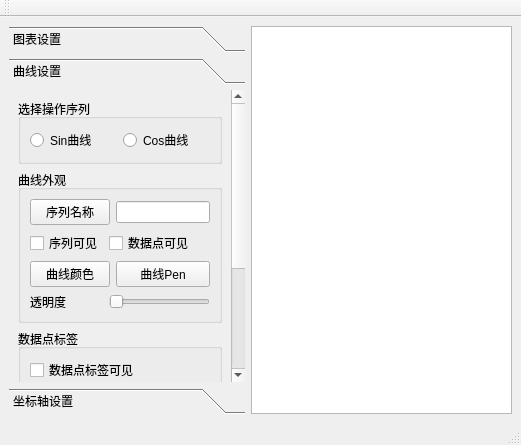
<?xml version="1.0" encoding="UTF-8"?>
<ui version="4.0">
 <class>MainWindow</class>
 <widget class="QMainWindow" name="MainWindow">
  <property name="geometry">
   <rect>
    <x>0</x>
    <y>0</y>
    <width>521</width>
    <height>445</height>
   </rect>
  </property>
  <property name="windowTitle">
   <string>MainWindow</string>
  </property>
  <widget class="QWidget" name="centralwidget">
   <layout class="QHBoxLayout" name="horizontalLayout_2" stretch="0,1">
    <item>
     <widget class="QToolBox" name="toolBox">
      <property name="currentIndex">
       <number>1</number>
      </property>
      <widget class="QWidget" name="page">
       <property name="geometry">
        <rect>
         <x>0</x>
         <y>0</y>
         <width>197</width>
         <height>448</height>
        </rect>
       </property>
       <attribute name="label">
        <string>图表设置</string>
       </attribute>
       <layout class="QVBoxLayout" name="verticalLayout_2">
        <item>
         <widget class="QGroupBox" name="groupBox_2">
          <property name="title">
           <string>标题</string>
          </property>
          <layout class="QVBoxLayout" name="verticalLayout">
           <item>
            <layout class="QHBoxLayout" name="horizontalLayout_3">
             <item>
              <widget class="QLineEdit" name="editTitle"/>
             </item>
             <item>
              <widget class="QPushButton" name="btnSetTitle">
               <property name="text">
                <string>设置</string>
               </property>
              </widget>
             </item>
            </layout>
           </item>
           <item>
            <widget class="QPushButton" name="btnTitileFont">
             <property name="text">
              <string>设置标题字体</string>
             </property>
            </widget>
           </item>
          </layout>
         </widget>
        </item>
        <item>
         <widget class="QGroupBox" name="groupBox_3">
          <property name="title">
           <string>图例</string>
          </property>
          <layout class="QGridLayout" name="gridLayout">
           <item row="0" column="0">
            <widget class="QRadioButton" name="radioButton">
             <property name="text">
              <string>上方</string>
             </property>
            </widget>
           </item>
           <item row="0" column="1" colspan="2">
            <widget class="QRadioButton" name="radioButton_2">
             <property name="text">
              <string>下方</string>
             </property>
            </widget>
           </item>
           <item row="1" column="0">
            <widget class="QRadioButton" name="radioButton_3">
             <property name="text">
              <string>左侧</string>
             </property>
            </widget>
           </item>
           <item row="1" column="1" colspan="2">
            <widget class="QRadioButton" name="radioButton_4">
             <property name="text">
              <string>右侧</string>
             </property>
            </widget>
           </item>
           <item row="2" column="0">
            <widget class="QRadioButton" name="radioChartVisible">
             <property name="text">
              <string>图例可见</string>
             </property>
            </widget>
           </item>
           <item row="2" column="1" colspan="2">
            <widget class="QRadioButton" name="radioBkVisible">
             <property name="text">
              <string>背景可见</string>
             </property>
            </widget>
           </item>
           <item row="3" column="0" colspan="2">
            <widget class="QPushButton" name="btnLegendFont">
             <property name="text">
              <string>字体</string>
             </property>
            </widget>
           </item>
           <item row="3" column="2">
            <widget class="QPushButton" name="pushButton_5">
             <property name="text">
              <string>标签颜色</string>
             </property>
            </widget>
           </item>
          </layout>
         </widget>
        </item>
        <item>
         <widget class="QGroupBox" name="groupBox_4">
          <property name="title">
           <string>边距</string>
          </property>
          <layout class="QGridLayout" name="gridLayout_3">
           <item row="0" column="0">
            <widget class="QLabel" name="label_4">
             <property name="text">
              <string>左边距</string>
             </property>
            </widget>
           </item>
           <item row="0" column="1">
            <widget class="QSpinBox" name="spinMarginLeft"/>
           </item>
           <item row="1" column="0">
            <widget class="QLabel" name="label_5">
             <property name="text">
              <string>右边距</string>
             </property>
            </widget>
           </item>
           <item row="1" column="1">
            <widget class="QSpinBox" name="spinMarginRight"/>
           </item>
           <item row="2" column="0">
            <widget class="QLabel" name="label_6">
             <property name="text">
              <string>上边距</string>
             </property>
            </widget>
           </item>
           <item row="2" column="1">
            <widget class="QSpinBox" name="spinMarginTop"/>
           </item>
           <item row="3" column="0">
            <widget class="QLabel" name="label_7">
             <property name="text">
              <string>下边距</string>
             </property>
            </widget>
           </item>
           <item row="3" column="1">
            <widget class="QSpinBox" name="spinMarginBottom"/>
           </item>
           <item row="4" column="0">
            <widget class="QPushButton" name="btnSetMargin">
             <property name="text">
              <string>设置边距</string>
             </property>
            </widget>
           </item>
          </layout>
         </widget>
        </item>
        <item>
         <widget class="QGroupBox" name="groupBox_5">
          <property name="title">
           <string>动画效果</string>
          </property>
          <layout class="QGridLayout" name="gridLayout_2">
           <item row="1" column="1">
            <widget class="QComboBox" name="comboTheme"/>
           </item>
           <item row="1" column="0">
            <widget class="QLabel" name="label_3">
             <property name="text">
              <string>主题</string>
             </property>
            </widget>
           </item>
           <item row="0" column="1">
            <widget class="QComboBox" name="comboAnimation"/>
           </item>
           <item row="0" column="0">
            <widget class="QLabel" name="label_2">
             <property name="text">
              <string>动画效果</string>
             </property>
            </widget>
           </item>
          </layout>
         </widget>
        </item>
       </layout>
      </widget>
      <widget class="QWidget" name="widget">
       <property name="geometry">
        <rect>
         <x>0</x>
         <y>-42</y>
         <width>195</width>
         <height>354</height>
        </rect>
       </property>
       <attribute name="label">
        <string>曲线设置</string>
       </attribute>
       <layout class="QVBoxLayout" name="verticalLayout_5">
        <item>
         <widget class="QGroupBox" name="groupBox_6">
          <property name="title">
           <string>选择操作序列</string>
          </property>
          <layout class="QHBoxLayout" name="horizontalLayout_4">
           <item>
            <widget class="QRadioButton" name="radioSeries0">
             <property name="text">
              <string>Sin曲线</string>
             </property>
            </widget>
           </item>
           <item>
            <widget class="QRadioButton" name="radioSeries1">
             <property name="text">
              <string>Cos曲线</string>
             </property>
            </widget>
           </item>
          </layout>
         </widget>
        </item>
        <item>
         <widget class="QGroupBox" name="groupBox_7">
          <property name="title">
           <string>曲线外观</string>
          </property>
          <layout class="QGridLayout" name="gridLayout_4">
           <item row="0" column="0" colspan="2">
            <widget class="QPushButton" name="btnSeriesName">
             <property name="text">
              <string>序列名称</string>
             </property>
            </widget>
           </item>
           <item row="0" column="2">
            <widget class="QLineEdit" name="editSeriesName"/>
           </item>
           <item row="1" column="0">
            <widget class="QCheckBox" name="chkSeriesVisible">
             <property name="text">
              <string>序列可见</string>
             </property>
            </widget>
           </item>
           <item row="1" column="1" colspan="2">
            <widget class="QCheckBox" name="chkPointVisible">
             <property name="text">
              <string>数据点可见</string>
             </property>
            </widget>
           </item>
           <item row="2" column="0" colspan="2">
            <widget class="QPushButton" name="btnSeriesColor">
             <property name="text">
              <string>曲线颜色</string>
             </property>
            </widget>
           </item>
           <item row="2" column="2">
            <widget class="QPushButton" name="btnSeriesPen">
             <property name="text">
              <string>曲线Pen</string>
             </property>
            </widget>
           </item>
           <item row="3" column="0">
            <widget class="QLabel" name="label_8">
             <property name="text">
              <string>透明度</string>
             </property>
            </widget>
           </item>
           <item row="3" column="1" colspan="2">
            <widget class="QSlider" name="sliderSeriesOpacity">
             <property name="maximum">
              <number>10</number>
             </property>
             <property name="pageStep">
              <number>1</number>
             </property>
             <property name="orientation">
              <enum>Qt::Horizontal</enum>
             </property>
            </widget>
           </item>
          </layout>
         </widget>
        </item>
        <item>
         <widget class="QGroupBox" name="groupBox_8">
          <property name="title">
           <string>数据点标签</string>
          </property>
          <layout class="QVBoxLayout" name="verticalLayout_3">
           <item>
            <widget class="QCheckBox" name="chkPointLabelVisible">
             <property name="text">
              <string>数据点标签可见</string>
             </property>
            </widget>
           </item>
           <item>
            <widget class="QPushButton" name="btnDataLabelColor">
             <property name="text">
              <string>标签颜色</string>
             </property>
            </widget>
           </item>
           <item>
            <widget class="QPushButton" name="btnDataLabelFont">
             <property name="text">
              <string>标签字体</string>
             </property>
            </widget>
           </item>
          </layout>
         </widget>
        </item>
        <item>
         <widget class="QGroupBox" name="groupBox_9">
          <property name="title">
           <string>标签格式</string>
          </property>
          <layout class="QVBoxLayout" name="verticalLayout_4">
           <item>
            <widget class="QRadioButton" name="radioLabelFormy">
             <property name="text">
              <string>@yPoint</string>
             </property>
            </widget>
           </item>
           <item>
            <widget class="QRadioButton" name="radioPLabelFormxy">
             <property name="text">
              <string>(@xPoint,@yPoint)</string>
             </property>
            </widget>
           </item>
          </layout>
         </widget>
        </item>
       </layout>
      </widget>
      <widget class="QWidget" name="page_2">
       <property name="geometry">
        <rect>
         <x>-14</x>
         <y>-23</y>
         <width>194</width>
         <height>336</height>
        </rect>
       </property>
       <attribute name="label">
        <string>坐标轴设置</string>
       </attribute>
       <layout class="QVBoxLayout" name="verticalLayout_6">
        <item>
         <widget class="QGroupBox" name="groupBox_10">
          <property name="title">
           <string>设置坐标轴坐标</string>
          </property>
          <widget class="QRadioButton" name="radioX">
           <property name="geometry">
            <rect>
             <x>10</x>
             <y>30</y>
             <width>73</width>
             <height>18</height>
            </rect>
           </property>
           <property name="text">
            <string>x轴</string>
           </property>
          </widget>
          <widget class="QRadioButton" name="radioY">
           <property name="geometry">
            <rect>
             <x>100</x>
             <y>30</y>
             <width>73</width>
             <height>18</height>
            </rect>
           </property>
           <property name="text">
            <string>y轴</string>
           </property>
          </widget>
         </widget>
        </item>
        <item>
         <widget class="QGroupBox" name="groupBox_11">
          <property name="title">
           <string>坐标轴总体</string>
          </property>
          <layout class="QGridLayout" name="gridLayout_5">
           <item row="0" column="0">
            <widget class="QLabel" name="label_9">
             <property name="text">
              <string>最小值</string>
             </property>
            </widget>
           </item>
           <item row="0" column="1">
            <widget class="QDoubleSpinBox" name="spinAxisMin"/>
           </item>
           <item row="1" column="0">
            <widget class="QLabel" name="label_10">
             <property name="text">
              <string>最大值</string>
             </property>
            </widget>
           </item>
           <item row="1" column="1" rowspan="2">
            <widget class="QDoubleSpinBox" name="spinAxisMax"/>
           </item>
           <item row="2" column="0">
            <widget class="QCheckBox" name="checkBox_4">
             <property name="text">
              <string>isVisible</string>
             </property>
            </widget>
           </item>
           <item row="3" column="0" colspan="2">
            <widget class="QPushButton" name="pushButton_11">
             <property name="text">
              <string>设置坐标范围</string>
             </property>
            </widget>
           </item>
          </layout>
         </widget>
        </item>
        <item>
         <widget class="QGroupBox" name="groupBox">
          <property name="title">
           <string>轴标题</string>
          </property>
          <layout class="QGridLayout" name="gridLayout_6">
           <item row="0" column="0" colspan="2">
            <widget class="QPushButton" name="pushButton">
             <property name="text">
              <string>设置标题</string>
             </property>
            </widget>
           </item>
           <item row="1" column="1" colspan="2">
            <widget class="QPushButton" name="pushButton_3">
             <property name="text">
              <string>设置字体</string>
             </property>
            </widget>
           </item>
           <item row="1" column="0">
            <widget class="QCheckBox" name="chkBoxAxisTitle">
             <property name="text">
              <string>isTitleVisible</string>
             </property>
            </widget>
           </item>
           <item row="0" column="2">
            <widget class="QLineEdit" name="editAxisTitle"/>
           </item>
          </layout>
         </widget>
        </item>
        <item>
         <widget class="QGroupBox" name="groupBox_12">
          <property name="title">
           <string>轴刻度标签</string>
          </property>
          <layout class="QGridLayout" name="gridLayout_7">
           <item row="0" column="1">
            <widget class="QLineEdit" name="editAxisLabelFormat"/>
           </item>
           <item row="0" column="0">
            <widget class="QPushButton" name="pushButton_12">
             <property name="text">
              <string>标签格式</string>
             </property>
            </widget>
           </item>
           <item row="1" column="1">
            <widget class="QPushButton" name="pushButton_14">
             <property name="text">
              <string>设置字体</string>
             </property>
            </widget>
           </item>
           <item row="1" column="0">
            <widget class="QPushButton" name="pushButton_13">
             <property name="text">
              <string>文字颜色</string>
             </property>
            </widget>
           </item>
           <item row="2" column="0">
            <widget class="QCheckBox" name="chkBoxLabelsVisble">
             <property name="text">
              <string>labelsVisible</string>
             </property>
            </widget>
           </item>
          </layout>
         </widget>
        </item>
       </layout>
      </widget>
     </widget>
    </item>
    <item>
     <widget class="QChartView" name="chartView"/>
    </item>
   </layout>
  </widget>
  <widget class="QMenuBar" name="menubar">
   <property name="geometry">
    <rect>
     <x>0</x>
     <y>0</y>
     <width>521</width>
     <height>17</height>
    </rect>
   </property>
  </widget>
  <widget class="QStatusBar" name="statusbar"/>
  <widget class="QToolBar" name="toolBar">
   <property name="windowTitle">
    <string>toolBar</string>
   </property>
   <attribute name="toolBarArea">
    <enum>TopToolBarArea</enum>
   </attribute>
   <attribute name="toolBarBreak">
    <bool>false</bool>
   </attribute>
  </widget>
 </widget>
 <customwidgets>
  <customwidget>
   <class>QChartView</class>
   <extends>QGraphicsView</extends>
   <header>qchartview.h</header>
  </customwidget>
 </customwidgets>
 <resources/>
 <connections/>
</ui>
